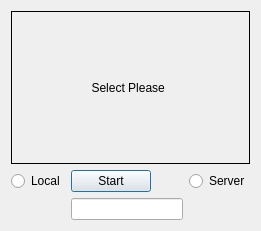
<?xml version="1.0" encoding="UTF-8"?>
<ui version="4.0">
 <class>CameraScene</class>
 <widget class="QDialog" name="CameraScene">
  <property name="geometry">
   <rect>
    <x>0</x>
    <y>0</y>
    <width>261</width>
    <height>231</height>
   </rect>
  </property>
  <property name="windowTitle">
   <string>Dialog</string>
  </property>
  <layout class="QGridLayout" name="gridLayout">
   <item row="0" column="0" colspan="4">
    <widget class="QLabel" name="label_camera">
     <property name="autoFillBackground">
      <bool>true</bool>
     </property>
     <property name="frameShape">
      <enum>QFrame::Box</enum>
     </property>
     <property name="text">
      <string>                       Select Please</string>
     </property>
    </widget>
   </item>
   <item row="1" column="0">
    <widget class="QRadioButton" name="local">
     <property name="text">
      <string>Local</string>
     </property>
    </widget>
   </item>
   <item row="1" column="3">
    <widget class="QRadioButton" name="server">
     <property name="text">
      <string>Server</string>
     </property>
    </widget>
   </item>
   <item row="1" column="1">
    <widget class="QPushButton" name="start">
     <property name="layoutDirection">
      <enum>Qt::LeftToRight</enum>
     </property>
     <property name="text">
      <string>Start</string>
     </property>
    </widget>
   </item>
   <item row="2" column="1" colspan="2">
    <widget class="QLineEdit" name="ipAddress">
     <property name="styleSheet">
      <string notr="true">color: rgb(85, 255, 0);</string>
     </property>
    </widget>
   </item>
  </layout>
 </widget>
 <resources/>
 <connections/>
</ui>
